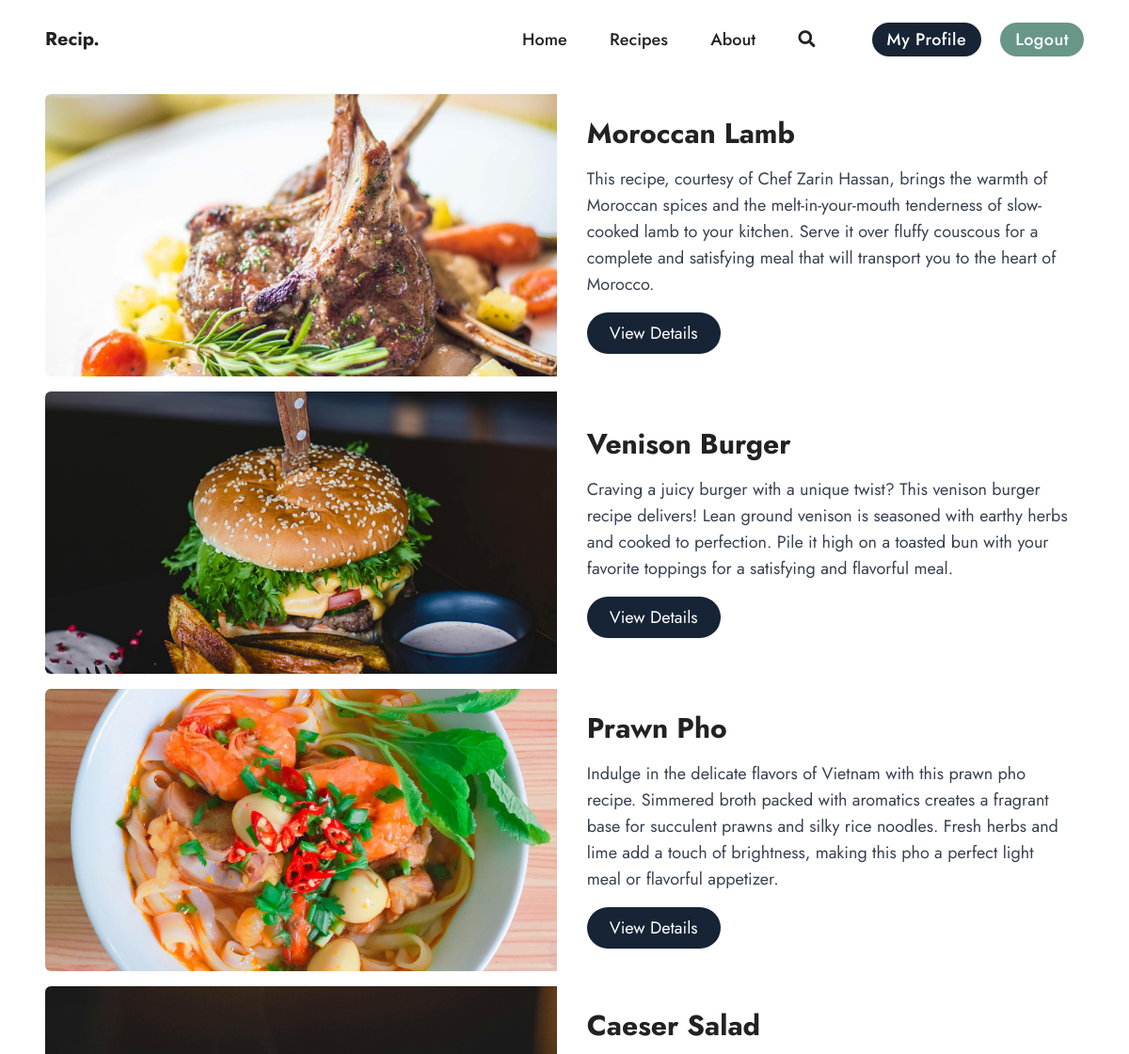
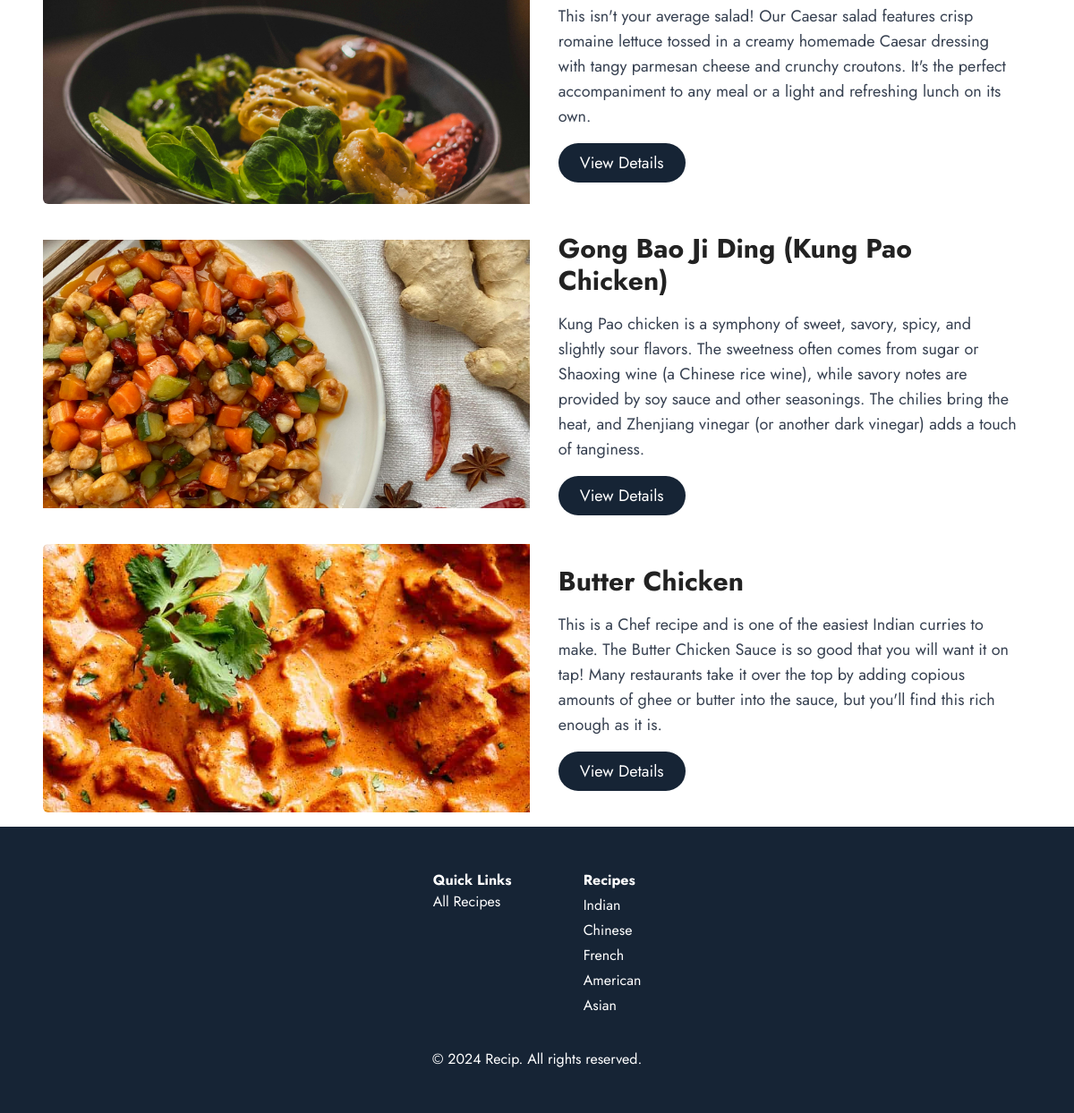
Page /recipes/ (signed in) on the committed database (2 pictures, top to bottom).
### recipes/models.py (models this page shows, shortened)
class Recipe(models.Model):
    ASIAN = 'asian'
    AMERICAN = 'american'
    MEXICAN = 'mexican'
    ITALIAN = 'italian'
    FRENCH = 'french'
    EGYPTIAN = 'egyptian'
    MORROCAN = 'morrocan'
    INDIAN = 'indian'
    CHINESE = 'chinese'
    JAPANESE = 'japanese'
    OTHER = 'other'
    CATEGORY_CHOICES = [
        (ASIAN, 'asian'),
        (AMERICAN, 'american'),
        (MEXICAN, 'mexican'),
        (ITALIAN, 'italian'),
        (FRENCH, 'french'),
        (EGYPTIAN, 'egyptian'),
        (MORROCAN, 'morrocan'),
        (INDIAN, 'indian'),
        (CHINESE, 'chinese'),
        (JAPANESE, 'japanese'),
        (OTHER, 'other')
    ]
    title = models.CharField(max_length=100, default='Enter the name of your dish...')
    description = models.TextField()
    image = models.ImageField(upload_to='recipe_images', default='recipe_images/default.jpg')
    ingredients = RichTextField(default='Write your ingredients here...')
    instructions = RichTextField(default='Write your instructions here...')
    category = models.CharField(max_length=30, default=OTHER, choices=CATEGORY_CHOICES)
    total_cook_time = models.IntegerField(default=0)
    author = models.ForeignKey(User, on_delete=models.PROTECT, related_name='recipes')
    created_at = models.DateTimeField(auto_now_add=True)
    updated_at = models.DateTimeField(auto_now=True)

### recipes/views.py (the view, shortened to what this page needs)
# urls.py: path('recipes/', RecipeListView.as_view(), name="recipes_list"),
class RecipeListView(ListView):
    model = Recipe
    template_name = 'recipes/recipe_list.html'
    context_object_name = 'recipe_list'
    def get_queryset(self):
        category_name = self.kwargs.get('category_name', None)
        search_query = self.request.GET.get('search_query', '')
        if category_name:
            return Recipe.objects.filter(category=category_name)
        else:
            return Recipe.objects.all()

### recipes/templates/recipes/recipe_list.html
{% extends "base.html" %} {% block content %}
<div class="flex flex-col gap-4 my-4 px-12">
	{% for recipe in recipe_list %}
	<div class="flex w-full items-center relative gap-4 max-h-[300px] rounded-md overflow-hidden">
		<img
			src="{{recipe.image.url}}"
			alt="{{recipe.title}}"
			class="flex object-cover w-1/2 h-300"
		/>
		<div class="w-1/2 p-4">
			<h2 class="text-3xl font-bold mb-4">{{recipe.title}}</h2>
			<p class="text-lg text-gray-700 mb-4">{{recipe.description}}</p>
			<a
				class="inline-block bg-primary px-6 py-2 rounded-full"
				href="{% url 'recipe_detail' recipe.id %}"
			>
				<p class="text-lg text-white">View Details</p>
			</a>
		</div>
	</div>
	{% endfor %}
</div>
{% endblock %}

### static/css/styles.css (style rules this page uses)
:root { --primary-color: #162435; --accent-color: #689689; --misc-one: #f06543; --misc-two: #f09d51; --font-title: #222222; --font-body: #656565; }
body { margin: 0; padding: 0; }
h1, h2 { font-family: "Georgia", serif; }
h2, h3, p, a { font-family: "Jost", sans-serif; }
h2 { font-size: 2rem; color: var(--font-title); }
p { font-size: 1rem; color: var(--font-body); }
.h-300 { height: 300px; }
.bg-primary { background-color: var(--primary-color); }

### rows in the picture
Recipe: image (picture), title "Moroccan Lamb", description "This recipe, courtesy of Chef Zarin Hassan, brings the warmth of Moroccan spices and the melt-in-your-mouth tenderness of slow-cooked lamb to your kitchen. Serve it over fluffy couscous for a complete and satisfying meal that will transport you to the heart of Morocco."
Recipe: image (picture), title "Venison Burger", description "Craving a juicy burger with a unique twist? This venison burger recipe delivers! Lean ground venison is seasoned with earthy herbs and cooked to perfection. Pile it high on a toasted bun with your favorite toppings for a satisfying and flavorful meal."
Recipe: image (picture), title "Prawn Pho", description "Indulge in the delicate flavors of Vietnam with this prawn pho recipe. Simmered broth packed with aromatics creates a fragrant base for succulent prawns and silky rice noodles. Fresh herbs and lime add a touch of brightness, making this pho a perfect light meal or flavorful appetizer."
Recipe: image (picture), title "Caeser Salad", description "This isn't your average salad! Our Caesar salad features crisp romaine lettuce tossed in a creamy homemade Caesar dressing with tangy parmesan cheese and crunchy croutons. It's the perfect accompaniment to any meal or a light and refreshing lunch on its own."
Recipe: image (picture), title "Gong Bao Ji Ding (Kung Pao Chicken)", description "Kung Pao chicken is a symphony of sweet, savory, spicy, and slightly sour flavors. The sweetness often comes from sugar or Shaoxing wine (a Chinese rice wine), while savory notes are provided by soy sauce and other seasonings. The chilies bring the heat, and Zhenjiang vinegar (or another dark vinegar) adds a touch of tanginess."
Recipe: image (picture), title "Butter Chicken", description "This is a Chef recipe and is one of the easiest Indian curries to make. The Butter Chicken Sauce is so good that you will want it on tap! Many restaurants take it over the top by adding copious amounts of ghee or butter into the sauce, but you'll find this rich enough as it is."
